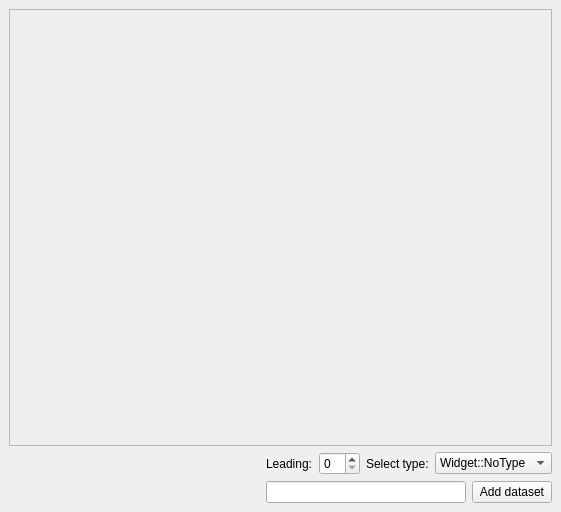
<ui version="4.0" >
 <author></author>
 <comment></comment>
 <exportmacro></exportmacro>
 <class>MainWindow</class>
 <widget class="QWidget" name="MainWindow" >
  <property name="geometry" >
   <rect>
    <x>0</x>
    <y>0</y>
    <width>561</width>
    <height>512</height>
   </rect>
  </property>
  <layout class="QGridLayout" >
   <property name="margin" >
    <number>9</number>
   </property>
   <property name="spacing" >
    <number>6</number>
   </property>
   <item row="2" column="0" >
    <spacer>
     <property name="orientation" >
      <enum>Qt::Horizontal</enum>
     </property>
     <property name="sizeHint" >
      <size>
       <width>211</width>
       <height>20</height>
      </size>
     </property>
    </spacer>
   </item>
   <item row="2" column="1" colspan="4" >
    <widget class="QLineEdit" name="lineAddDataset" />
   </item>
   <item row="2" column="5" >
    <widget class="QPushButton" name="btnAddDataset" >
     <property name="text" >
      <string>Add dataset</string>
     </property>
    </widget>
   </item>
   <item row="1" column="4" colspan="2" >
    <widget class="QComboBox" name="typeSelector" >
     <item>
      <property name="text" >
       <string>Widget::NoType</string>
      </property>
     </item>
     <item>
      <property name="text" >
       <string>Widget::Bar</string>
      </property>
     </item>
     <item>
      <property name="text" >
       <string>Widget::Line</string>
      </property>
     </item>
     <item>
      <property name="text" >
       <string>Widget::Pie</string>
      </property>
     </item>
     <item>
      <property name="text" >
       <string>Widget::Ring</string>
      </property>
     </item>
     <item>
      <property name="text" >
       <string>Widget::Polar</string>
      </property>
     </item>
    </widget>
   </item>
   <item row="0" column="0" colspan="6" >
    <widget class="QFrame" name="chartFrame" >
     <property name="frameShape" >
      <enum>QFrame::StyledPanel</enum>
     </property>
     <property name="frameShadow" >
      <enum>QFrame::Raised</enum>
     </property>
    </widget>
   </item>
   <item row="1" column="3" >
    <widget class="QLabel" name="typeLabel" >
     <property name="text" >
      <string>Select type:</string>
     </property>
     <property name="buddy" >
      <cstring>typeSelector</cstring>
     </property>
    </widget>
   </item>
   <item row="1" column="1" >
    <widget class="QLabel" name="leadingLabel" >
     <property name="text" >
      <string>Leading:</string>
     </property>
    </widget>
   </item>
   <item row="1" column="0" >
    <spacer>
     <property name="orientation" >
      <enum>Qt::Horizontal</enum>
     </property>
     <property name="sizeHint" >
      <size>
       <width>181</width>
       <height>23</height>
      </size>
     </property>
    </spacer>
   </item>
   <item row="1" column="2" >
    <widget class="QSpinBox" name="leadingSelector" />
   </item>
  </layout>
 </widget>
 <pixmapfunction></pixmapfunction>
 <resources/>
 <connections/>
</ui>
